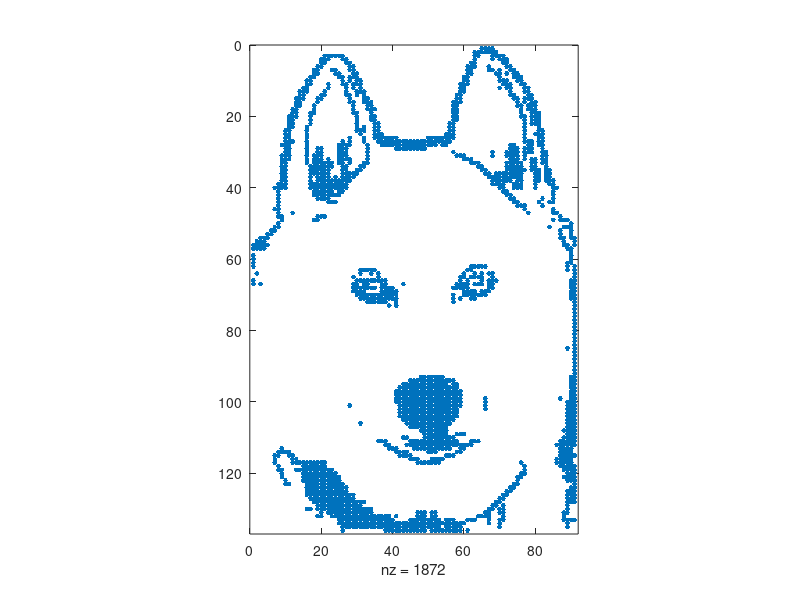

Source code (MATLAB):
function []=spy(varargin)
%SPY Visualize sparsity pattern.
%   SPY(S) plots the sparsity pattern of the matrix/ss S.
%
%   SPY(S,'LineSpec') uses the color and marker from the line
%   specification string 'LineSpec' (See PLOT for possibilities).
%
%   SPY(S,markersize) uses the specified marker size instead of
%   a size which depends upon the figure size and the matrix order.
%
%   SPY(S,'LineSpec',markersize) sets both.
%
%   SPY(S,markersize,'LineSpec') also works.

%   Copyright 1984-2011 The MathWorks, Inc. 
%   $Revision: 5.19.4.7 $  $Date: 2011/05/17 02:33:13 $
%   $Revision: 5.19.4.7 $  $Date: 2014/02/18 15:33:13 $ Manuel Pusch
% 
%   Reference page in Help browser
%        doc spy

if nargin>=1 && isa(varargin{1},'ss')
    S=varargin{1};
    [ny,nu,nsys]=size(S);
    if nsys>1
        error('not implemented.');
    end
    nx=length(S.A);
    varargin{1}=[S.A S.B;S.C S.D];
    spy_builtin(varargin{:});
    bHold=ishold;
    hold on;
    plot([nx nx]+0.5,[0 ny+nx+0.5],'g-','LineWidth',1);
    plot([0 nx+nu+0.5],[nx nx]+0.5,'g-','LineWidth',1);
    
    xlabel(['nx=' num2str(order(S)) ', nu=' num2str(nu) ' ,ny=' num2str(ny)]);
    
    if ~bHold
        hold off;
    end
else
    spy_builtin(varargin{:})
end



function []=spy_builtin(S,arg2,arg3)
%SPY Visualize sparsity pattern.
%   SPY(S) plots the sparsity pattern of the matrix S.
%
%   SPY(S,'LineSpec') uses the color and marker from the line
%   specification string 'LineSpec' (See PLOT for possibilities).
%
%   SPY(S,markersize) uses the specified marker size instead of
%   a size which depends upon the figure size and the matrix order.
%
%   SPY(S,'LineSpec',markersize) sets both.
%
%   SPY(S,markersize,'LineSpec') also works.

%   Copyright 1984-2011 The MathWorks, Inc. 
%   $Revision: 5.19.4.7 $  $Date: 2011/05/17 02:33:13 $

cax = newplot;
next = lower(get(cax,'NextPlot'));
hold_state = ishold;

marker = ''; color = ''; markersize = 0; linestyle = 'none';
if nargin >= 2
   if ischar(arg2), 
      [~,color,marker,msg] = colstyle(arg2);
      if ~isempty(msg)
         error(message(msg.identifier));
      end
   else
      markersize = arg2;
   end
end
if nargin >= 3
   if ischar(arg3),
      [~,color,marker,msg] = colstyle(arg3); 
      if ~isempty(msg)
         error(message(msg.identifier));
      end
   else
      markersize = arg3;
   end
end
if isempty(marker), marker = '.'; end
if isempty(color), co = get(cax,'colororder'); color = co(1,:); end

if nargin < 1, S = defaultspy; end
[m,n] = size(S);
if marker~='.' && markersize==0,
   markersize = get(gcf,'defaultlinemarkersize');
end
if markersize == 0
   units = get(gca,'units');
   set(gca,'units','points');
   pos = get(gca,'position');
   markersize = max(4,min(14,round(6*min(pos(3:4))/max(m+1,n+1))));
   set(gca,'units',units);
end

[i,j] = find(S);
if isempty(i), i = NaN; j = NaN; end
if isempty(S), marker = 'none'; end
plot(j,i,'marker',marker,'markersize',markersize, ...
   'linestyle',linestyle,'color',color);

xlabel(['nz = ' int2str(nnz(S))]);
set(gca,'xlim',[0 n+1],'ylim',[0 m+1],'ydir','reverse', ...
   'GridLineStyle','none','plotboxaspectratio',[n+1 m+1 1]);

if ~hold_state, set(cax,'NextPlot',next); end

% ------------------------------------------------------

function S = defaultspy
c = [
    'a:321mjYCCXYFH9oo29:;bcdd;f7lz{`[!C_zYQNVzLORVyNVVV_]xL,1y5{92:y7>?>cL@['
    'b;796nnZYYYmGI:qr3:<?heeedg8m''!a\#Ea{{ROW{MPSWzOWWW`^yM-2z6*:3;z8?@?fMAf'
    'c_8::.o[ZZmqHJ;r*4;@@ifffej9r("b^=Fb?GSPXINQTX{PXxXwvzW.3{7+;4<{9@A@gNBy'
    'dd<<;/-kllorIK<*+9<A`jgggfkh''t#y_>Gc@ITQYJORUYJQyyYxw(X/4)80i5=3:ABAxOC:'
    '_f===0.mnmp*RLA+0:A^akhhhgli(x${`@HzA{URZKPSVZKRzzxyx)Y05/91j6f4;BCByPDF'
    '`g]>>5/oooq+SME03;\_hliiijpumy%?aAY{B{VSzLQTWbLS{{yzy*w1m0k2z7g5<ODCzQEG'
    'ah^\?;3ppp+0TNF34A]`imjjkku(uzx@dEZ>C{zT{MRUXyMTMQz{z+x2w1l3{8y6=PED{RFH'
    'b4c][>4-,q,?UOG49Z^hjokkllv3(&yA{F[?D{{UINSVYzNUNR{F{Iy3x2x409z7>QFE9SGI'
    'c5df\?<.-+0CVPH9:[iikpllpp(4,''{B!K\@E{MVJOTWZ{OVOSDG)Jz4y3y51:{8?SGF:THJ'
    'd;fj]@@21,>DWQI:;\jjlqppqt25nw!C>Z]AF{NWKPUX[JPWPTELGK{5z4z62;29@TIG;UIK'
    'e<ikg[A=21@EXRJ;Adkkosqqsu36uz"]?[cBG{OYLQVYbKQXQUFMHL''O{5{73<3:AbOH<VJL'
    '5^jlh\ZA=>CWYSKAYhmlptsst''4iv%#^@\dCH{PZMRWZyLRYRVMNIR,P(6*84=4;BcPM=WKM'
    '6_20ii[B>BDXmTLIdioos)ttu(5j(&$yA]zDI{QzNSX[zMSySWNONS-Q)7/95g5<cfQN>XLN'
    '7g31lmjYBCXYqUMJhjpp)*))()6r)wy{B_{EY{R{OTYb{NTzTZOPOTMR-80:6h6=dgSO?YMO'
    '8h8:mnkZYYYmrVNKikrr*1**)*7u3zz"C`=F[{SJPUZyJOU{U[PQPZNS.l1j7y7>fxTP@ZNP'
    '939</.mkZZmp*WOLjmss1211*19(4#z?Da>G^{TKQV[zKPV?V\QRQ[OT/m2k8z8?gy`QA[OQ'
    ':4=>0/nllmqq+XPMkr))233312:65$!BEc?H_yULRWb{LQWLWyRSRwSU0y3{9{9dy3aRB\PS'
    '_<>?64onoo*r,mQNms**344423g7w%zDFd@Iz{VMSXw<MRXMyzSTSxTl1z40:1:e44bSCcQT'
    '`=]\;5-opp+*0nROn)01455534h8)w!\[zEY{{WNTYzJNSYNz{TUTyUv2{51;2;g67cTDfRU'
    'd]^]=;.pqq0+:oSPo*22566645uj2xz_]{F\A{XOUZ{KOTZO{KUVUzVw3)62h3<y78gUEySV'
    'e^ef?<3,++>0<qTQr+336:8756(k3z!aa=G]B{YPV[ILPUyPPLVWV''vx4/73i4=089xWF:TW'
    'f_fg[><-,,?<@rVis044:;:8672qu{ycc>H^C{zQWzJMQVzQQQWXW(wy5084y5>19:9XG;UX'
    'gchh\@=2-1@@D)Wj)255;<;9783tw"zdd?I_D{{RX{KNRW{RRRXYX+xz6195z6?3:;:YH<WY'
    '4hjkfZ@=1>CCE*ik*366>=<:894ux#!{e@\`E{KSYILOSXKSSSYZ[,y(72k6{7@4;<;]I=XZ'
    '5iklh[AA>CDDF+jm+477?>=;9:5(y$^=zA]aF{LTZJMPTYLTTTZ[\Jz/m3y708e5<=<^J>Y['
    '6210iiBBBDXEG0nn069:abc<:;6k(x_D{B^bIPMU[KNQUZMUUU^\wK''0x4z819f6=>=_K?Z]'
    ];
i = double(c(:)-32);
j = cumsum(diff([0; i])<=0) + 1;
S = sparse(i,j,1)';
